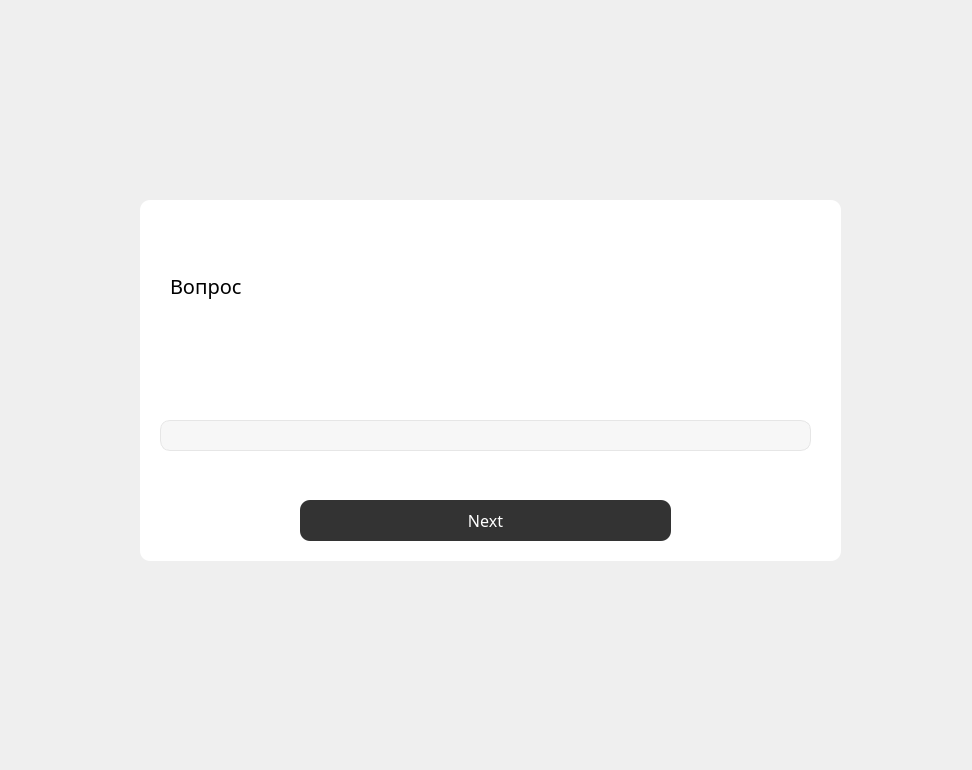
<?xml version="1.0" encoding="UTF-8"?>
<ui version="4.0">
 <class>MainWindow</class>
 <widget class="QMainWindow" name="MainWindow">
  <property name="geometry">
   <rect>
    <x>0</x>
    <y>0</y>
    <width>972</width>
    <height>770</height>
   </rect>
  </property>
  <property name="minimumSize">
   <size>
    <width>972</width>
    <height>770</height>
   </size>
  </property>
  <property name="maximumSize">
   <size>
    <width>972</width>
    <height>770</height>
   </size>
  </property>
  <property name="windowTitle">
   <string>Sailor Sender</string>
  </property>
  <widget class="QWidget" name="centralwidget">
   <widget class="QWidget" name="areaQuestion" native="true">
    <property name="geometry">
     <rect>
      <x>140</x>
      <y>200</y>
      <width>701</width>
      <height>361</height>
     </rect>
    </property>
    <property name="styleSheet">
     <string notr="true">background-color:white;
border-radius:10px;</string>
    </property>
    <widget class="QLabel" name="question">
     <property name="geometry">
      <rect>
       <x>30</x>
       <y>60</y>
       <width>651</width>
       <height>51</height>
      </rect>
     </property>
     <property name="font">
      <font>
       <family>Poppins-Regular</family>
       <pointsize>-1</pointsize>
       <weight>50</weight>
       <italic>false</italic>
       <bold>false</bold>
      </font>
     </property>
     <property name="styleSheet">
      <string notr="true">font-family: Poppins-Regular;
font-size: 20px;</string>
     </property>
     <property name="text">
      <string>Вопрос</string>
     </property>
    </widget>
    <widget class="QLineEdit" name="questionAnswer">
     <property name="geometry">
      <rect>
       <x>20</x>
       <y>220</y>
       <width>651</width>
       <height>31</height>
      </rect>
     </property>
     <property name="cursor">
      <cursorShape>IBeamCursor</cursorShape>
     </property>
     <property name="styleSheet">
      <string notr="true"> background-color: #f7f7f7;
 border: 1px solid #e6e6e6;
 border-radius: 10px;</string>
     </property>
    </widget>
    <widget class="QPushButton" name="Enter">
     <property name="geometry">
      <rect>
       <x>160</x>
       <y>300</y>
       <width>371</width>
       <height>41</height>
      </rect>
     </property>
     <property name="cursor">
      <cursorShape>PointingHandCursor</cursorShape>
     </property>
     <property name="styleSheet">
      <string notr="true">QPushButton {
background-color: #333333;
border-radius: 10px;

font-family: Poppins-Medium;
font-size: 16px;
color: #fff;
line-height: 1.2;
}
QPushButton::before {
  content: &quot;&quot;;
  display: block;
  position: absolute;
  z-index: -1;
  width: 100%;
  height: 100%;
  border-radius: 10px;
  top: 0;
  left: 0;
  background: #a64bf4;
  background: -webkit-linear-gradient(45deg, #00dbde, #fc00ff);
  background: -o-linear-gradient(45deg, #00dbde, #fc00ff);
  background: -moz-linear-gradient(45deg, #00dbde, #fc00ff);
  background: linear-gradient(45deg, #00dbde, #fc00ff);
  opacity: 0;
  -webkit-transition: all 0.4s;
  -o-transition: all 0.4s;
  -moz-transition: all 0.4s;
  transition: all 0.4s;
}

QPushButton:hover:before{
	opacity: 1;
}</string>
     </property>
     <property name="text">
      <string>Next</string>
     </property>
    </widget>
   </widget>
   <widget class="QWidget" name="widget" native="true">
    <property name="geometry">
     <rect>
      <x>0</x>
      <y>0</y>
      <width>971</width>
      <height>771</height>
     </rect>
    </property>
   </widget>
   <zorder>widget</zorder>
   <zorder>areaQuestion</zorder>
  </widget>
 </widget>
 <resources/>
 <connections/>
</ui>
